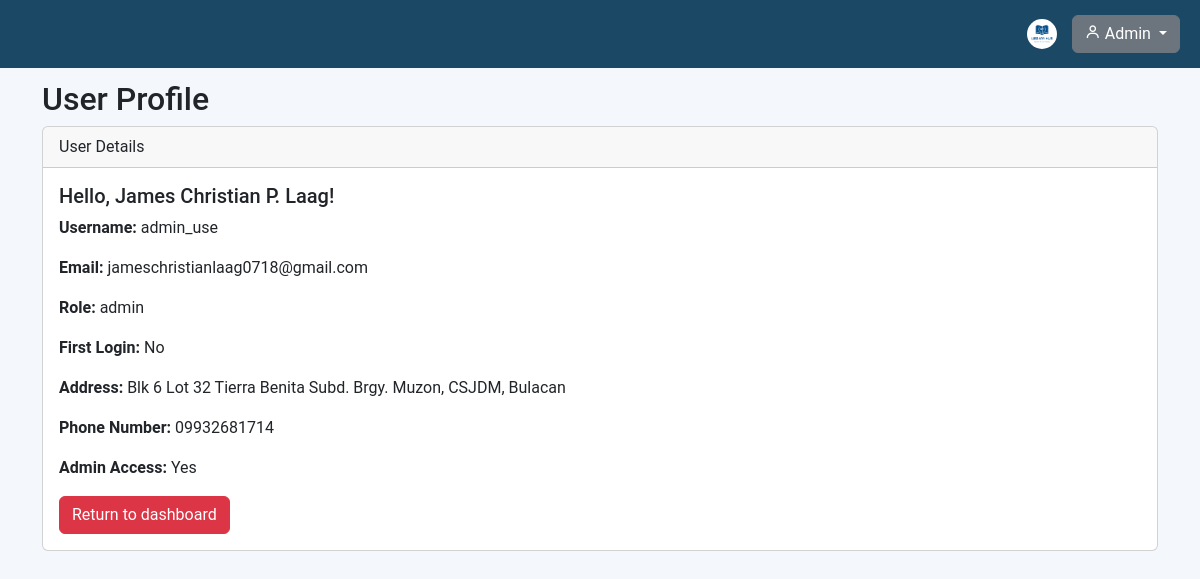
The page /profile_admin.php (signed in) on the database its author committed.
### tables this page shows
CREATE TABLE `users` (
  `user_id` int(11) NOT NULL,
  `username` varchar(50) NOT NULL,
  `password` varchar(255) NOT NULL,
  `full_name` varchar(100) NOT NULL,
  `email` varchar(100) NOT NULL,
  `created_at` timestamp NOT NULL DEFAULT current_timestamp(),
  `role` enum('admin','user') NOT NULL DEFAULT 'user',
  `phone_number` varchar(15) NOT NULL,
  `address` text NOT NULL,
  `age` int(11) NOT NULL,
  `valid_id` varchar(255) NOT NULL,
  `status` enum('not-verified','verified') DEFAULT 'not-verified',
  `last_login` timestamp NOT NULL DEFAULT current_timestamp(),
  `reservation_history` text DEFAULT NULL,
  `updated_at` timestamp NOT NULL DEFAULT current_timestamp() ON UPDATE current_timestamp(),
  `is_verified` tinyint(1) DEFAULT 0,
  `id_type` varchar(255) NOT NULL,
  `first_login` tinyint(1) DEFAULT 1
);

### profile_admin.php (the view, shortened to what this page needs)
<?php
include 'config.php';
$user_id = $_SESSION['user_id'];
$username = $_SESSION['username'];
$role = $_SESSION['role'];
$sql = "SELECT full_name, email, first_login, address, phone_number FROM users WHERE user_id = ?";
$stmt = $conn->prepare($sql);
$stmt->bind_param("i", $user_id);
$stmt->execute();
$stmt->store_result();
$stmt->bind_result($full_name, $email, $first_login, $address, $phone_number);
?>
<!DOCTYPE html>
<html lang="en">
<head>
    <link href="https://cdn.jsdelivr.net/npm/bootstrap@5.3.0-alpha1/dist/css/bootstrap.min.css" rel="stylesheet">
</head>
<body>
<?php include 'admin_header.php'; ?>
    <div class="container mt-5">
        <h2 style="margin-top: 80px;">User Profile</h2>
        <div class="card">
            <div class="card-header">
                User Details
            </div>
            <div class="card-body">
                <h5 class="card-title">Hello, <?php echo htmlspecialchars($full_name); ?>!</h5>
                <p class="card-text"><strong>Username:</strong> <?php echo htmlspecialchars($username); ?></p>
                <p class="card-text"><strong>Email:</strong> <?php echo htmlspecialchars($email); ?></p>
                <p class="card-text"><strong>Role:</strong> <?php echo htmlspecialchars($role); ?></p>
                <p class="card-text"><strong>First Login:</strong> <?php echo $first_login == 1 ? 'Yes' : 'No'; ?></p>
                <p class="card-text"><strong>Address:</strong> <?php echo htmlspecialchars($address); ?></p>
                <p class="card-text"><strong>Phone Number:</strong> <?php echo htmlspecialchars($phone_number); ?></p>
                <?php if ($role == 'admin'): ?>
                    <p class="card-text"><strong>Admin Access:</strong> Yes</p>
                <?php else: ?>
                    <p class="card-text"><strong>User Access:</strong> Yes</p>
                <?php endif; ?>
                <a href="admin_dashboard.php" class="btn btn-danger">Return to dashboard</a>
            </div>
        </div>
    </div>
</body>
</html>

### admin_header.php (style rules this page uses)
body { margin: 0; font-family: 'Roboto', sans-serif; background-color: #f4f7fc; }

### rows shown on the page
users: full_name "James Christian P. Laag", email "jameschristianlaag0718@gmail.com", address "Blk 6 Lot 32 Tierra Benita Subd. Brgy. Muzon, CSJDM, Bulacan", phone_number "09932681714"

### other values the page prints
$username "admin_use"
$role "admin"
